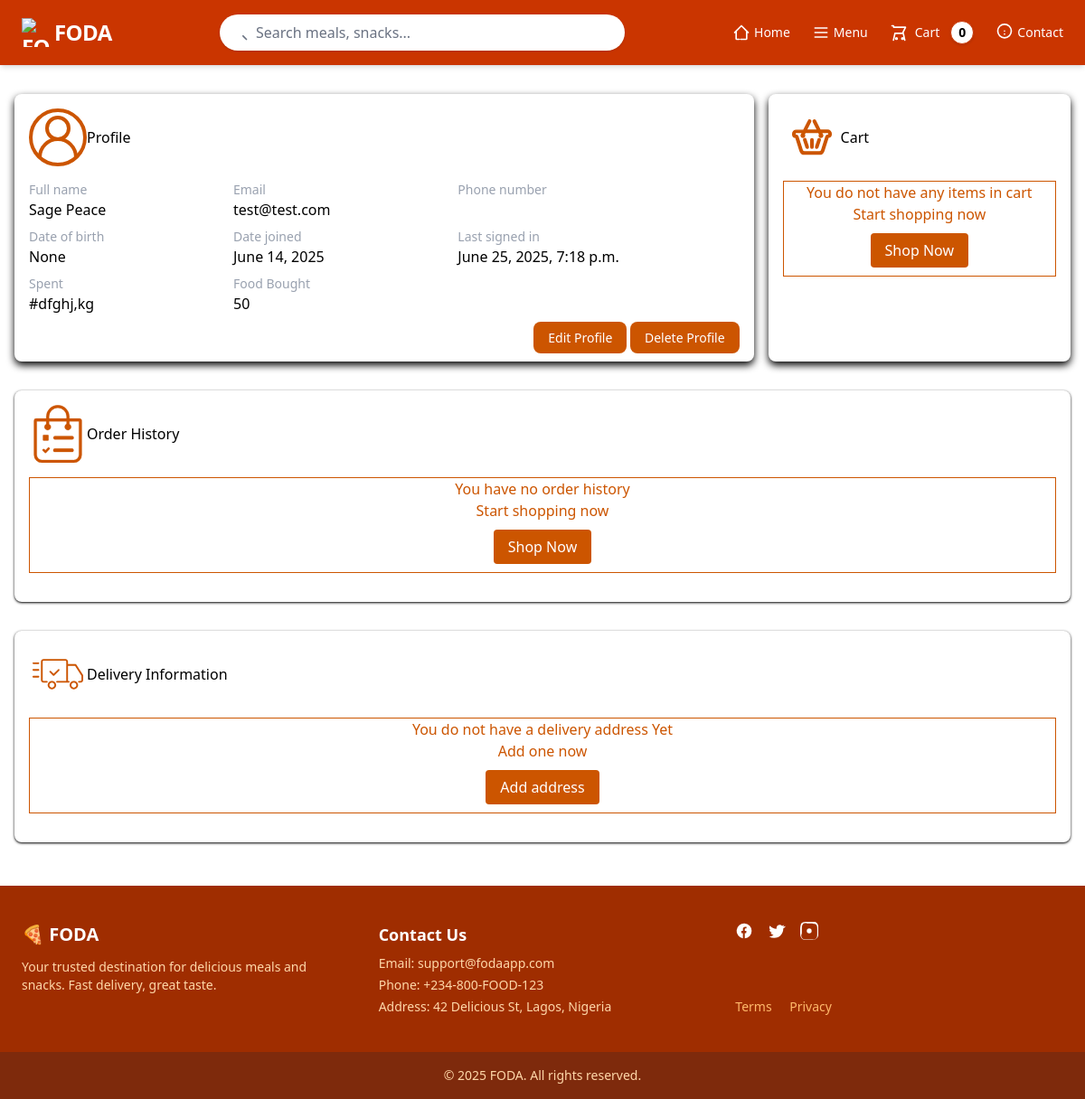
The app's page /dashboard/ (signed in), older data.
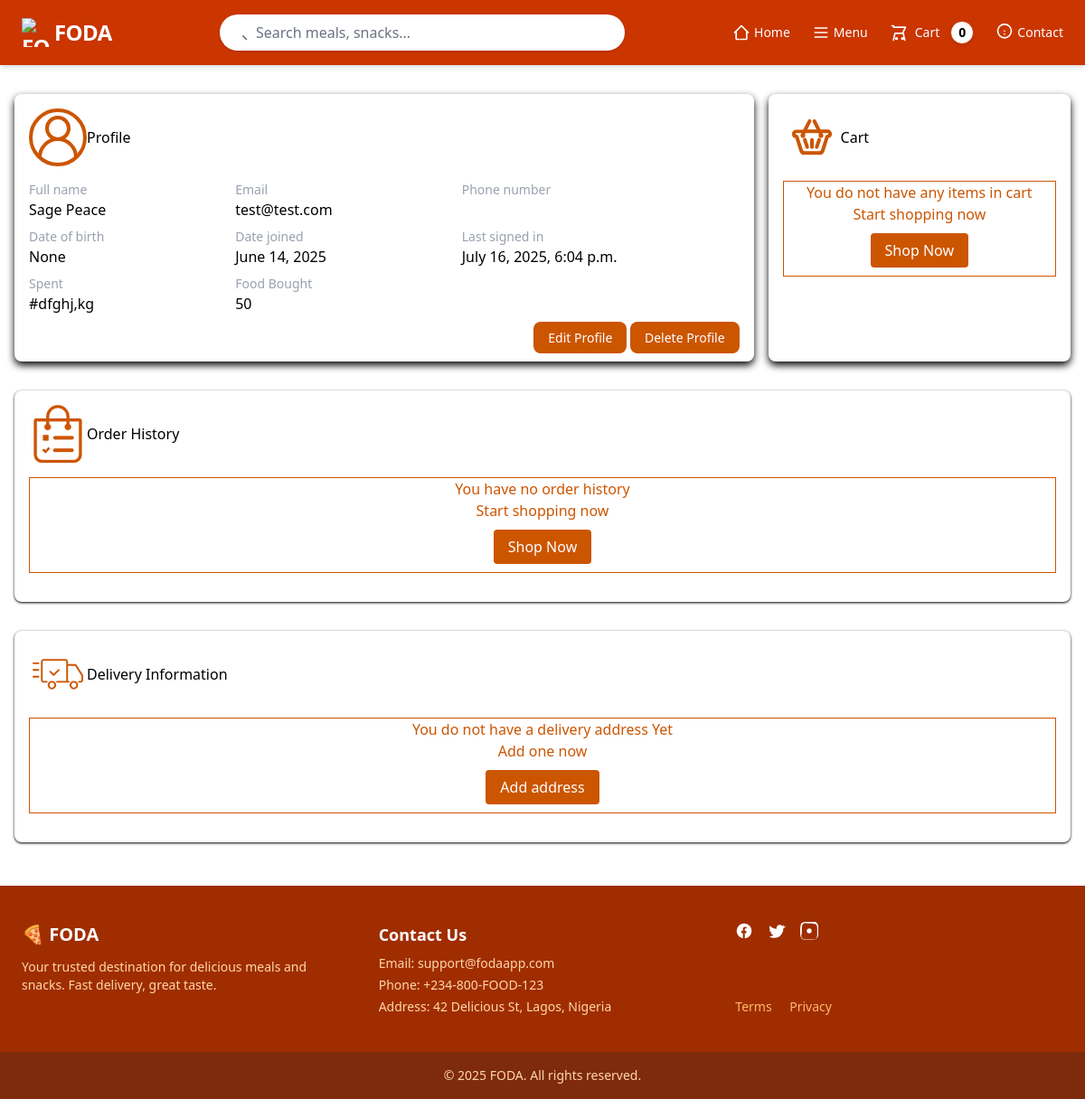
The same page, newer data.
### user/models.py (models this page shows, shortened)
class User(AbstractBaseUser, PermissionsMixin):
    DOB = models.DateField(verbose_name="D.O.B", auto_now=False, auto_now_add=False, null=True)
    email = models.EmailField(verbose_name="Email Address", max_length=254, unique=True)
    first_name = models.CharField(max_length=50)
    last_name = models.CharField(max_length=50)
    full_name = models.CharField(max_length=100)
    phone = PhoneNumberField(region="NG", null=True, blank=True)
    is_active = models.BooleanField(default=False)
    is_staff = models.BooleanField(default=False)
    is_vendor = models.BooleanField(default=False)
    date_joined = models.DateField(default=timezone.now)
    verification_code = models.CharField(max_length=6, blank=True, null=True, unique=True)
    verification_code_expires_at = models.DateTimeField(blank=True, null=True)
    old_cart = models.JSONField(null=True, blank=True)
    groups = models.ManyToManyField(
        'auth.Group',
        verbose_name='groups',
        blank=True,
        help_text='The groups this user belongs to. A user will get all permissions granted to each of their groups.',
        related_name='customuser_set', # Unique related_name
        related_query_name='customuser',
    )
    user_permissions = models.ManyToManyField(
        'auth.Permission',
        verbose_name='user permissions',
        blank=True,
        help_text='Specific permissions for this user.',
        related_name='customuser_permissions_set', # Use another unique related_name
        related_query_name='customuser_permission'
    )
    USERNAME_FIELD = "email"
    REQUIRED_FIELDS = ["first_name", "last_name"]
    objects = CustomUserManager()
    USER_TYPE_CHOICES = (
        ("customer", "Customer"),
        ("vendor", "Vendor"),
    )
    user_type = models.CharField(max_length=10, choices=USER_TYPE_CHOICES, default="customer")

### user/views.py (the view)
# urls.py: path("", views.DashboardView.as_view(), name="dashboard"),
class DashboardView(LoginRequiredMixin, View):
    def get(self, request):
        orders = request.user.order.all()
        addresses = request.user.address.all()
        context = {
            "orders":orders,
            "addresses": addresses
        }
        return render(request, "user/dashboard.html", context=context)

### cart/cart.py (called while the page is built)
    def __len__(self):
        return len(self.cart)

### cart/context_processors.py (called while the page is built)
def cart(request):
    return{
        'cart': Cart(request)
    }

### user/templates/user/dashboard.html (shortened to what the changed rows need)
{% extends "base.html" %}
{% block content %}
<section class="grid grid-cols-[70%_auto] gap-[1rem] mx-[1rem] mb-[2rem] max-sm:grid-cols-[auto_auto] mt-8 max-w-7xl">
    <div class="bg-white rounded-lg shadow-[0_4px_8px_#000000] p-[1rem]" >
        <h1 class="mb-[1rem] flex items-center">
            <span>Profile</span>
        </h1>
        <div class="grid grid-cols-[auto_auto_auto] gap-[0.5rem] max-sm:grid-cols-2">
            <div>
                <p class=" text-gray-400 text-sm">Full name</p>
                <h3>{{user.full_name}}</h3>
            </div>
            <div>
                <p class=" text-gray-400 text-sm">Email</p>
                <h3>{{user.email}}</h3>
            </div>
            <div>
                <p class=" text-gray-400 text-sm">Date of birth</p>
                <h3>{{user.DOB}}</h3>
            </div>
            <div>
                <p class=" text-gray-400 text-sm">Date joined</p>
                <h3>{{user.date_joined}}</h3>
            </div>
            <div>
                <p class=" text-gray-400 text-sm">Last signed in </p>
                <h3>{{user.last_login}}</h3>
            </div>
        </div>
    </div>
    <div class="bg-white rounded-lg shadow-[0_4px_8px_#000000] p-[1rem] ">
        <h1 class="mb-[1rem] flex items-center">
        <span>Order History</span>
    </h1>
</section>
<section class="mx-[1rem] bg-white rounded-lg shadow/90 p-[1rem] mb-[1rem]">
    <h1 class="mb-[1rem] flex items-center">
        <span>Delivery Information</span>
    </h1>
</section>
{% endblock content %}

Row changes from the older to the newer data that the page shows:
changed User "Sage Peace": last_login "June 25, 2025, 7:18 p.m." → "July 16, 2025, 6:04 p.m."
